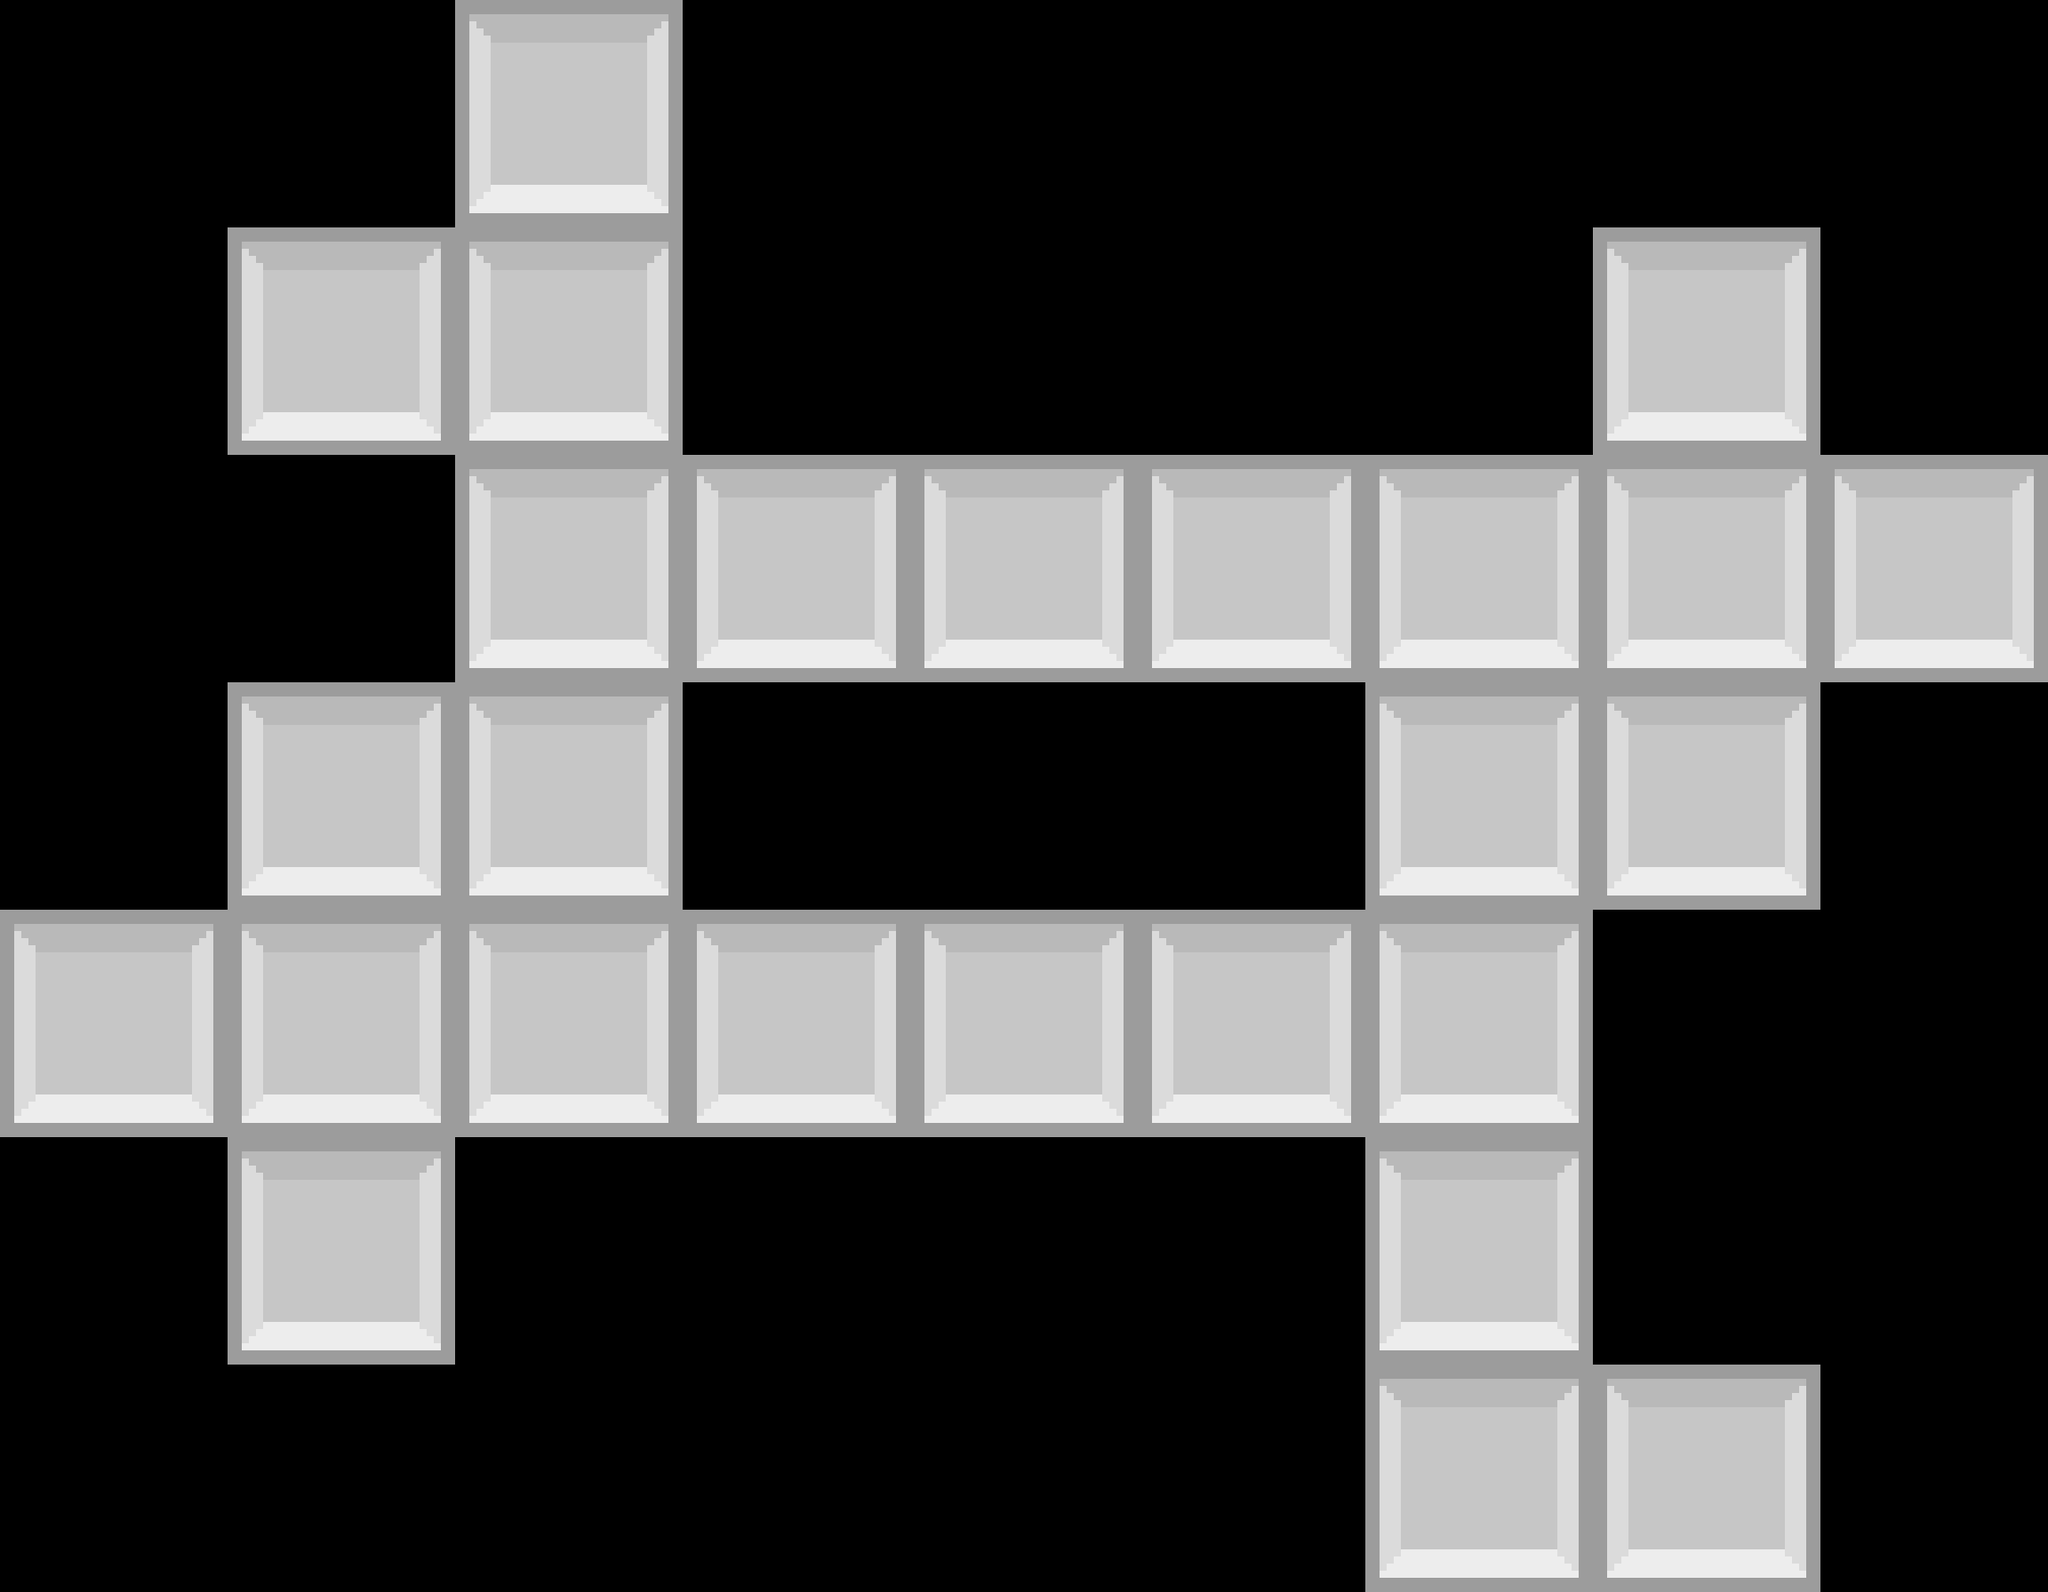

A 2D game scene composited from a Tiled map and its tileset images. What follows is a short description and the map's XML, with every tile layer's data as written:
An orthogonal 9x7 tile map with 256x256 px tiles, 3 tile layers (Floor, Placed, Interactable).

<map version="1.4" tiledversion="1.4.1" orientation="orthogonal" renderorder="right-down" width="9" height="7" tilewidth="256" tileheight="256" infinite="0" nextlayerid="4" nextobjectid="1">
 <tileset firstgid="1" source="../prototypeSet.tsx" />
 <layer id="1" name="Floor" width="9" height="7">
  <data encoding="csv">
0,0,1,0,0,0,0,0,0,
0,1,1,0,0,0,0,1,0,
0,0,1,1,1,1,1,1,1,
0,1,1,0,0,0,1,1,0,
1,1,1,1,1,1,1,0,0,
0,1,0,0,0,0,1,0,0,
0,0,0,0,0,0,1,1,0
</data>
 </layer>
 <layer id="2" name="Placed" width="9" height="7">
  <data encoding="csv">
0,0,0,0,0,0,0,0,0,
0,0,0,0,0,0,0,0,0,
0,0,0,0,0,0,0,0,0,
0,0,0,0,0,0,0,0,0,
0,0,0,0,0,0,0,0,0,
0,0,0,0,0,0,0,0,0,
0,0,0,0,0,0,0,0,0
</data>
 </layer>
 <layer id="3" name="Interactable" width="9" height="7">
  <data encoding="csv">
0,0,0,0,0,0,0,0,0,
0,0,0,0,0,0,0,0,0,
0,0,0,0,0,0,0,0,0,
0,0,0,0,0,0,0,0,0,
0,0,0,0,0,0,0,0,0,
0,0,0,0,0,0,0,0,0,
0,0,0,0,0,0,0,0,0
</data>
 </layer>
</map>
